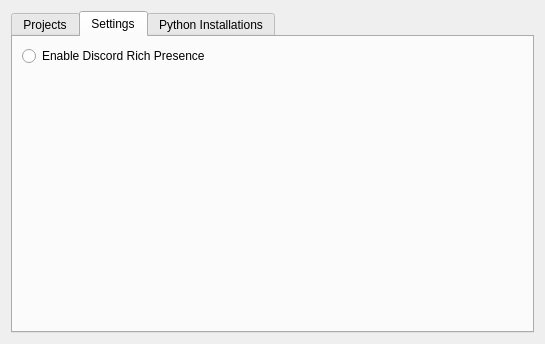
<?xml version="1.0" encoding="UTF-8"?>
<ui version="4.0">
 <class>Form</class>
 <widget class="QWidget" name="Form">
  <property name="geometry">
   <rect>
    <x>0</x>
    <y>0</y>
    <width>545</width>
    <height>344</height>
   </rect>
  </property>
  <property name="windowTitle">
   <string>RedEngine Launcher</string>
  </property>
  <property name="windowIcon">
   <iconset>
    <normaloff>../redengine/assets/icons/red-python.png</normaloff>../redengine/assets/icons/red-python.png</iconset>
  </property>
  <layout class="QHBoxLayout" name="horizontalLayout">
   <item>
    <widget class="QTabWidget" name="tabWidget">
     <property name="tabShape">
      <enum>QTabWidget::Rounded</enum>
     </property>
     <property name="currentIndex">
      <number>1</number>
     </property>
     <property name="tabBarAutoHide">
      <bool>false</bool>
     </property>
     <widget class="QWidget" name="projectstab">
      <attribute name="icon">
       <iconset>
        <normaloff>../redengine/assets/icons/folder-open.png</normaloff>../redengine/assets/icons/folder-open.png</iconset>
      </attribute>
      <attribute name="title">
       <string>Projects</string>
      </attribute>
      <layout class="QVBoxLayout" name="verticalLayout">
       <item>
        <widget class="QTableWidget" name="projects_table">
         <property name="alternatingRowColors">
          <bool>true</bool>
         </property>
         <property name="selectionBehavior">
          <enum>QAbstractItemView::SelectRows</enum>
         </property>
         <property name="showGrid">
          <bool>false</bool>
         </property>
         <property name="gridStyle">
          <enum>Qt::NoPen</enum>
         </property>
         <property name="sortingEnabled">
          <bool>false</bool>
         </property>
         <attribute name="horizontalHeaderVisible">
          <bool>true</bool>
         </attribute>
         <attribute name="horizontalHeaderCascadingSectionResizes">
          <bool>false</bool>
         </attribute>
         <attribute name="horizontalHeaderDefaultSectionSize">
          <number>120</number>
         </attribute>
         <attribute name="verticalHeaderVisible">
          <bool>false</bool>
         </attribute>
         <attribute name="verticalHeaderStretchLastSection">
          <bool>false</bool>
         </attribute>
         <column>
          <property name="text">
           <string>Project</string>
          </property>
         </column>
         <column>
          <property name="text">
           <string>Version</string>
          </property>
         </column>
         <column>
          <property name="text">
           <string>Path</string>
          </property>
         </column>
         <column>
          <property name="text">
           <string>Author</string>
          </property>
         </column>
        </widget>
       </item>
       <item>
        <layout class="QHBoxLayout" name="horizontalLayout_2">
         <item>
          <widget class="QPushButton" name="look_button">
           <property name="enabled">
            <bool>false</bool>
           </property>
           <property name="minimumSize">
            <size>
             <width>120</width>
             <height>0</height>
            </size>
           </property>
           <property name="text">
            <string/>
           </property>
           <property name="icon">
            <iconset>
             <normaloff>../redengine/assets/icons/magnifier.png</normaloff>../redengine/assets/icons/magnifier.png</iconset>
           </property>
          </widget>
         </item>
         <item>
          <widget class="QPushButton" name="launch_button">
           <property name="enabled">
            <bool>false</bool>
           </property>
           <property name="sizePolicy">
            <sizepolicy hsizetype="Expanding" vsizetype="Fixed">
             <horstretch>0</horstretch>
             <verstretch>0</verstretch>
            </sizepolicy>
           </property>
           <property name="text">
            <string>Launch Project</string>
           </property>
           <property name="icon">
            <iconset>
             <normaloff>../redengine/assets/icons/rocket-fly.png</normaloff>../redengine/assets/icons/rocket-fly.png</iconset>
           </property>
           <property name="autoDefault">
            <bool>true</bool>
           </property>
           <property name="default">
            <bool>true</bool>
           </property>
          </widget>
         </item>
         <item>
          <widget class="QPushButton" name="create_button">
           <property name="enabled">
            <bool>false</bool>
           </property>
           <property name="sizePolicy">
            <sizepolicy hsizetype="Preferred" vsizetype="Fixed">
             <horstretch>0</horstretch>
             <verstretch>0</verstretch>
            </sizepolicy>
           </property>
           <property name="minimumSize">
            <size>
             <width>120</width>
             <height>0</height>
            </size>
           </property>
           <property name="baseSize">
            <size>
             <width>0</width>
             <height>0</height>
            </size>
           </property>
           <property name="text">
            <string>Create Project</string>
           </property>
           <property name="icon">
            <iconset>
             <normaloff>../redengine/assets/icons/folder-horizontal.png</normaloff>../redengine/assets/icons/folder-horizontal.png</iconset>
           </property>
          </widget>
         </item>
         <item>
          <widget class="QPushButton" name="delete_button">
           <property name="sizePolicy">
            <sizepolicy hsizetype="Maximum" vsizetype="Fixed">
             <horstretch>0</horstretch>
             <verstretch>0</verstretch>
            </sizepolicy>
           </property>
           <property name="text">
            <string/>
           </property>
           <property name="icon">
            <iconset>
             <normaloff>../redengine/assets/icons/cross.png</normaloff>../redengine/assets/icons/cross.png</iconset>
           </property>
           <property name="default">
            <bool>false</bool>
           </property>
          </widget>
         </item>
        </layout>
       </item>
      </layout>
     </widget>
     <widget class="QWidget" name="settingstab">
      <attribute name="icon">
       <iconset>
        <normaloff>../redengine/assets/icons-shadowless/gear.png</normaloff>../redengine/assets/icons-shadowless/gear.png</iconset>
      </attribute>
      <attribute name="title">
       <string>Settings</string>
      </attribute>
      <layout class="QVBoxLayout" name="verticalLayout_3">
       <item>
        <widget class="QRadioButton" name="option_rich_presence">
         <property name="text">
          <string>Enable Discord Rich Presence</string>
         </property>
        </widget>
       </item>
       <item>
        <spacer name="verticalSpacer">
         <property name="orientation">
          <enum>Qt::Vertical</enum>
         </property>
         <property name="sizeHint" stdset="0">
          <size>
           <width>20</width>
           <height>40</height>
          </size>
         </property>
        </spacer>
       </item>
      </layout>
     </widget>
     <widget class="QWidget" name="pythontab">
      <attribute name="icon">
       <iconset>
        <normaloff>../redengine/assets/icons-shadowless/application-plus.png</normaloff>../redengine/assets/icons-shadowless/application-plus.png</iconset>
      </attribute>
      <attribute name="title">
       <string>Python Installations</string>
      </attribute>
      <layout class="QVBoxLayout" name="verticalLayout_2">
       <item>
        <widget class="QTableWidget" name="python_versions_table">
         <property name="selectionBehavior">
          <enum>QAbstractItemView::SelectRows</enum>
         </property>
         <property name="showGrid">
          <bool>false</bool>
         </property>
         <attribute name="horizontalHeaderCascadingSectionResizes">
          <bool>false</bool>
         </attribute>
         <attribute name="horizontalHeaderShowSortIndicator" stdset="0">
          <bool>false</bool>
         </attribute>
         <attribute name="horizontalHeaderStretchLastSection">
          <bool>true</bool>
         </attribute>
         <attribute name="verticalHeaderVisible">
          <bool>false</bool>
         </attribute>
         <attribute name="verticalHeaderCascadingSectionResizes">
          <bool>false</bool>
         </attribute>
         <attribute name="verticalHeaderShowSortIndicator" stdset="0">
          <bool>false</bool>
         </attribute>
         <attribute name="verticalHeaderStretchLastSection">
          <bool>false</bool>
         </attribute>
         <column>
          <property name="text">
           <string>Version</string>
          </property>
         </column>
         <column>
          <property name="text">
           <string>Date</string>
          </property>
         </column>
         <column>
          <property name="text">
           <string>Download Link</string>
          </property>
         </column>
        </widget>
       </item>
       <item>
        <widget class="QPushButton" name="install_button">
         <property name="text">
          <string>Install Version</string>
         </property>
         <property name="icon">
          <iconset>
           <normaloff>../redengine/assets/icons/download-cloud.png</normaloff>../redengine/assets/icons/download-cloud.png</iconset>
         </property>
        </widget>
       </item>
      </layout>
     </widget>
    </widget>
   </item>
  </layout>
 </widget>
 <resources/>
 <connections/>
</ui>
